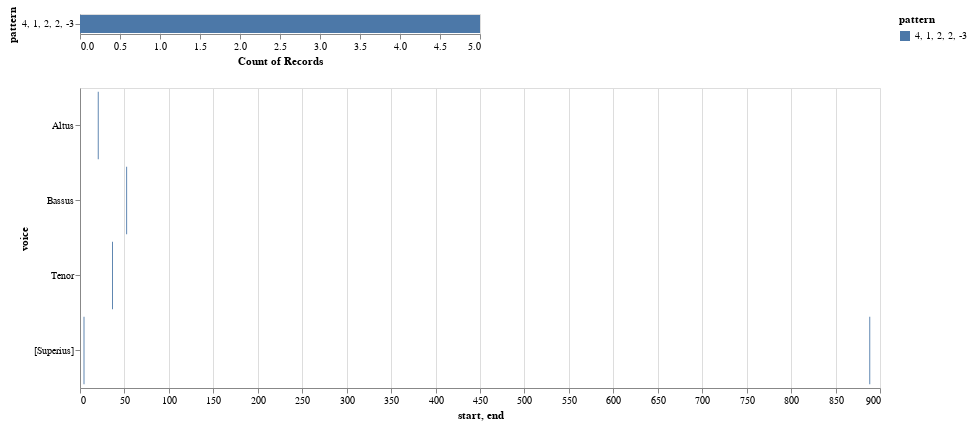

Notebook code for this chart:
### Code cell
viz_demo.plot_ngrams_heatmap(mel_ngrams, selected_patterns=['4, 1, 2, 2, -3' ])

### Figure 1 — Vega-Lite specification as saved in the notebook (floating-point values rounded to 4 significant figures)
{"config": {"view": {"continuousWidth": 400, "continuousHeight": 300}}, "vconcat": [{"mark": "bar", "encoding": {"color": {"type": "nominal", "field": "pattern"}, "opacity": {"condition": {"value": 1, "selection": "selector024"}, "value": 0.2}, "x": {"type": "nominal", "aggregate": "count", "field": "pattern"}, "y": {"type": "nominal", "field": "pattern"}}, "selection": {"selector024": {"type": "multi", "fields": ["pattern"]}}}, {"mark": "bar", "encoding": {"color": {"type": "nominal", "field": "pattern"}, "opacity": {"condition": {"value": 1, "selection": "selector024"}, "value": 0.2}, "tooltip": [{"type": "quantitative", "field": "start"}, {"type": "quantitative", "field": "end"}, {"type": "nominal", "field": "pattern"}], "x": {"type": "quantitative", "field": "start"}, "x2": {"field": "end"}, "y": {"type": "nominal", "field": "voice"}}, "height": 300, "selection": {"selector024": {"type": "multi", "fields": ["pattern"]}, "selector025": {"type": "interval", "bind": "scales", "encodings": ["x", "y"]}}, "width": 800}], "data": {"name": "data-8be877b43250271c617a504c09d92cd8"}, "$schema": "https://vega.github.io/schema/vega-lite/v4.8.1.json", "datasets": {"data-8be877b43250271c617a504c09d92cd8": [{"start": 4.0, "voice": "[Superius]", "pattern": "4, 1, 2, 2, -3", "end": 5.0}, {"start": 888.0, "voice": "[Superius]", "pattern": "4, 1, 2, 2, -3", "end": 889.0}, {"start": 20.0, "voice": "Altus", "pattern": "4, 1, 2, 2, -3", "end": 21.0}, {"start": 36.0, "voice": "Tenor", "pattern": "4, 1, 2, 2, -3", "end": 37.0}, {"start": 52.0, "voice": "Bassus", "pattern": "4, 1, 2, 2, -3", "end": 53.0}]}}
